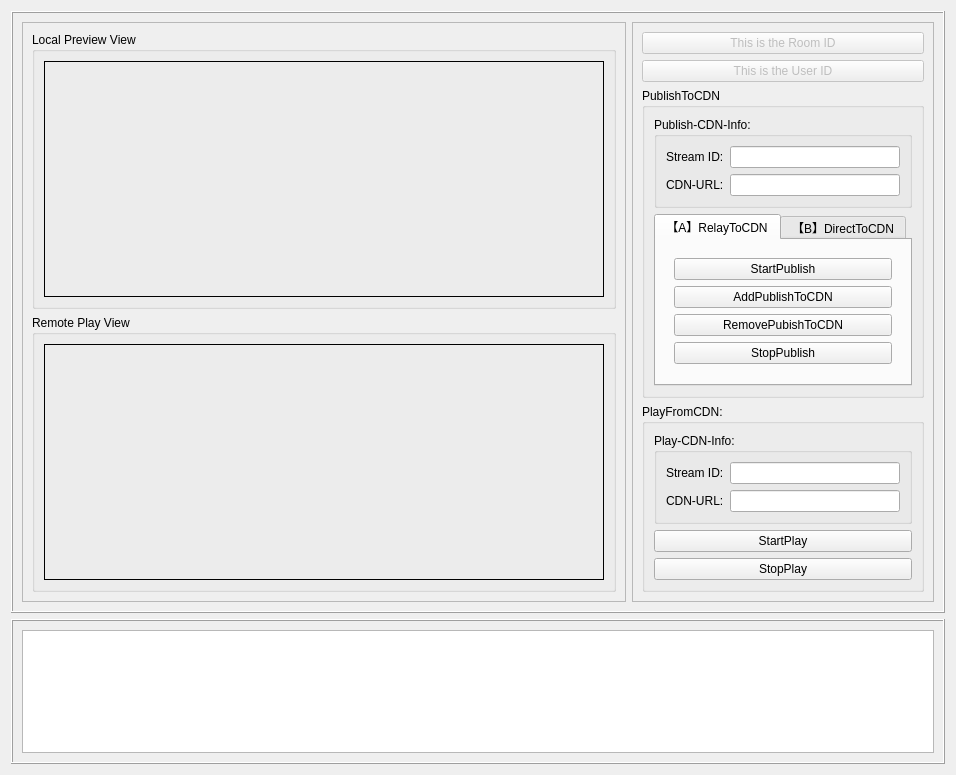
<?xml version="1.0" encoding="UTF-8"?>
<ui version="4.0">
 <class>ZegoCDNAboutDemo</class>
 <widget class="QWidget" name="ZegoCDNAboutDemo">
  <property name="geometry">
   <rect>
    <x>0</x>
    <y>0</y>
    <width>956</width>
    <height>775</height>
   </rect>
  </property>
  <property name="windowTitle">
   <string>Form</string>
  </property>
  <layout class="QVBoxLayout" name="verticalLayout_3" stretch="3,1">
   <item>
    <widget class="QFrame" name="frame">
     <property name="frameShape">
      <enum>QFrame::Box</enum>
     </property>
     <property name="frameShadow">
      <enum>QFrame::Raised</enum>
     </property>
     <layout class="QHBoxLayout" name="horizontalLayout_3" stretch="2,1">
      <item>
       <widget class="QFrame" name="frame_videos">
        <property name="sizePolicy">
         <sizepolicy hsizetype="Expanding" vsizetype="Preferred">
          <horstretch>0</horstretch>
          <verstretch>0</verstretch>
         </sizepolicy>
        </property>
        <property name="frameShape">
         <enum>QFrame::StyledPanel</enum>
        </property>
        <property name="frameShadow">
         <enum>QFrame::Raised</enum>
        </property>
        <layout class="QVBoxLayout" name="verticalLayout">
         <item>
          <widget class="QGroupBox" name="groupBox">
           <property name="title">
            <string>Local Preview View</string>
           </property>
           <layout class="QHBoxLayout" name="horizontalLayout">
            <item>
             <widget class="QFrame" name="frame_local_video">
              <property name="sizePolicy">
               <sizepolicy hsizetype="Preferred" vsizetype="Expanding">
                <horstretch>0</horstretch>
                <verstretch>0</verstretch>
               </sizepolicy>
              </property>
              <property name="frameShape">
               <enum>QFrame::Box</enum>
              </property>
             </widget>
            </item>
           </layout>
          </widget>
         </item>
         <item>
          <widget class="QGroupBox" name="groupBox_2">
           <property name="title">
            <string>Remote Play View</string>
           </property>
           <layout class="QHBoxLayout" name="horizontalLayout_2">
            <item>
             <widget class="QFrame" name="frame_remote_video">
              <property name="sizePolicy">
               <sizepolicy hsizetype="Preferred" vsizetype="Expanding">
                <horstretch>0</horstretch>
                <verstretch>0</verstretch>
               </sizepolicy>
              </property>
              <property name="frameShape">
               <enum>QFrame::Box</enum>
              </property>
             </widget>
            </item>
           </layout>
          </widget>
         </item>
        </layout>
       </widget>
      </item>
      <item>
       <widget class="QFrame" name="frame_steps">
        <property name="sizePolicy">
         <sizepolicy hsizetype="Preferred" vsizetype="Preferred">
          <horstretch>0</horstretch>
          <verstretch>0</verstretch>
         </sizepolicy>
        </property>
        <property name="maximumSize">
         <size>
          <width>500</width>
          <height>16777215</height>
         </size>
        </property>
        <property name="frameShape">
         <enum>QFrame::StyledPanel</enum>
        </property>
        <property name="frameShadow">
         <enum>QFrame::Raised</enum>
        </property>
        <layout class="QVBoxLayout" name="verticalLayout_4">
         <item>
          <widget class="QPushButton" name="pushButton_roomID">
           <property name="enabled">
            <bool>false</bool>
           </property>
           <property name="text">
            <string>This is the Room ID</string>
           </property>
          </widget>
         </item>
         <item>
          <widget class="QPushButton" name="pushButton_userID">
           <property name="enabled">
            <bool>false</bool>
           </property>
           <property name="text">
            <string>This is the User ID</string>
           </property>
          </widget>
         </item>
         <item>
          <widget class="QGroupBox" name="groupBox_4">
           <property name="title">
            <string>PublishToCDN</string>
           </property>
           <layout class="QVBoxLayout" name="verticalLayout_5">
            <item>
             <widget class="QGroupBox" name="groupBox_3">
              <property name="title">
               <string>Publish-CDN-Info:</string>
              </property>
              <layout class="QFormLayout" name="formLayout_4">
               <item row="0" column="0">
                <widget class="QLabel" name="label_3">
                 <property name="text">
                  <string>Stream ID:</string>
                 </property>
                </widget>
               </item>
               <item row="0" column="1">
                <widget class="QLineEdit" name="lineEdit_streamID_publish"/>
               </item>
               <item row="1" column="0">
                <widget class="QLabel" name="label">
                 <property name="text">
                  <string>CDN-URL:</string>
                 </property>
                </widget>
               </item>
               <item row="1" column="1">
                <widget class="QLineEdit" name="lineEdit_CDNUrl_publish"/>
               </item>
              </layout>
             </widget>
            </item>
            <item>
             <widget class="QTabWidget" name="tabWidget">
              <property name="currentIndex">
               <number>0</number>
              </property>
              <widget class="QWidget" name="tab">
               <attribute name="title">
                <string>【A】RelayToCDN</string>
               </attribute>
               <layout class="QHBoxLayout" name="horizontalLayout_4">
                <item>
                 <widget class="QWidget" name="widget_4" native="true">
                  <layout class="QFormLayout" name="formLayout_5">
                   <item row="0" column="0" colspan="2">
                    <widget class="QPushButton" name="pushButton_startPublishToZegoServer">
                     <property name="text">
                      <string>StartPublish</string>
                     </property>
                    </widget>
                   </item>
                   <item row="1" column="0" colspan="2">
                    <widget class="QPushButton" name="pushButton_addPublishToCDN">
                     <property name="text">
                      <string>AddPublishToCDN</string>
                     </property>
                    </widget>
                   </item>
                   <item row="2" column="0" colspan="2">
                    <widget class="QPushButton" name="pushButton_removePublishToCDN">
                     <property name="text">
                      <string>RemovePubishToCDN</string>
                     </property>
                    </widget>
                   </item>
                   <item row="3" column="0" colspan="2">
                    <widget class="QPushButton" name="pushButton_stopPublishToZegoServer">
                     <property name="text">
                      <string>StopPublish</string>
                     </property>
                    </widget>
                   </item>
                  </layout>
                 </widget>
                </item>
               </layout>
              </widget>
              <widget class="QWidget" name="tab_2">
               <attribute name="title">
                <string>【B】DirectToCDN</string>
               </attribute>
               <layout class="QHBoxLayout" name="horizontalLayout_5">
                <item>
                 <widget class="QWidget" name="widget_6" native="true">
                  <layout class="QFormLayout" name="formLayout_7">
                   <item row="0" column="0" colspan="2">
                    <widget class="QPushButton" name="pushButton_startPublishDirectToCDN">
                     <property name="text">
                      <string>StartPublish</string>
                     </property>
                    </widget>
                   </item>
                   <item row="1" column="0" colspan="2">
                    <widget class="QPushButton" name="pushButton_stopPublishDirectToCDN">
                     <property name="text">
                      <string>StopPublish</string>
                     </property>
                    </widget>
                   </item>
                  </layout>
                 </widget>
                </item>
               </layout>
              </widget>
             </widget>
            </item>
           </layout>
          </widget>
         </item>
         <item>
          <widget class="QGroupBox" name="groupBox_5">
           <property name="title">
            <string>PlayFromCDN:</string>
           </property>
           <layout class="QVBoxLayout" name="verticalLayout_6">
            <item>
             <widget class="QGroupBox" name="groupBox_6">
              <property name="title">
               <string>Play-CDN-Info:</string>
              </property>
              <layout class="QFormLayout" name="formLayout_6">
               <item row="0" column="0">
                <widget class="QLabel" name="label_4">
                 <property name="text">
                  <string>Stream ID:</string>
                 </property>
                </widget>
               </item>
               <item row="0" column="1">
                <widget class="QLineEdit" name="lineEdit_streamID_play"/>
               </item>
               <item row="1" column="0">
                <widget class="QLabel" name="label_2">
                 <property name="text">
                  <string>CDN-URL:</string>
                 </property>
                </widget>
               </item>
               <item row="1" column="1">
                <widget class="QLineEdit" name="lineEdit_CDNUrl_play"/>
               </item>
              </layout>
             </widget>
            </item>
            <item>
             <widget class="QPushButton" name="pushButton_startPlayFromCDN">
              <property name="text">
               <string>StartPlay</string>
              </property>
             </widget>
            </item>
            <item>
             <widget class="QPushButton" name="pushButton_stopPlayFromCDN">
              <property name="text">
               <string>StopPlay</string>
              </property>
             </widget>
            </item>
           </layout>
          </widget>
         </item>
         <item>
          <spacer name="verticalSpacer">
           <property name="orientation">
            <enum>Qt::Vertical</enum>
           </property>
           <property name="sizeHint" stdset="0">
            <size>
             <width>20</width>
             <height>40</height>
            </size>
           </property>
          </spacer>
         </item>
        </layout>
       </widget>
      </item>
     </layout>
    </widget>
   </item>
   <item>
    <widget class="QFrame" name="frame_5">
     <property name="sizePolicy">
      <sizepolicy hsizetype="Preferred" vsizetype="Preferred">
       <horstretch>0</horstretch>
       <verstretch>0</verstretch>
      </sizepolicy>
     </property>
     <property name="minimumSize">
      <size>
       <width>300</width>
       <height>0</height>
      </size>
     </property>
     <property name="maximumSize">
      <size>
       <width>16777215</width>
       <height>16777215</height>
      </size>
     </property>
     <property name="frameShape">
      <enum>QFrame::Box</enum>
     </property>
     <property name="frameShadow">
      <enum>QFrame::Raised</enum>
     </property>
     <layout class="QVBoxLayout" name="verticalLayout_2">
      <item>
       <widget class="QTextEdit" name="textEdit_log">
        <property name="html">
         <string>&lt;!DOCTYPE HTML PUBLIC &quot;-//W3C//DTD HTML 4.0//EN&quot; &quot;http://www.w3.org/TR/REC-html40/strict.dtd&quot;&gt;
&lt;html&gt;&lt;head&gt;&lt;meta name=&quot;qrichtext&quot; content=&quot;1&quot; /&gt;&lt;style type=&quot;text/css&quot;&gt;
p, li { white-space: pre-wrap; }
&lt;/style&gt;&lt;/head&gt;&lt;body style=&quot; font-family:'.AppleSystemUIFont'; font-size:13pt; font-weight:400; font-style:normal;&quot;&gt;
&lt;p style=&quot;-qt-paragraph-type:empty; margin-top:0px; margin-bottom:0px; margin-left:0px; margin-right:0px; -qt-block-indent:0; text-indent:0px; font-family:'SimSun'; font-size:9pt;&quot;&gt;&lt;br /&gt;&lt;/p&gt;&lt;/body&gt;&lt;/html&gt;</string>
        </property>
       </widget>
      </item>
     </layout>
    </widget>
   </item>
  </layout>
 </widget>
 <resources/>
 <connections/>
</ui>
